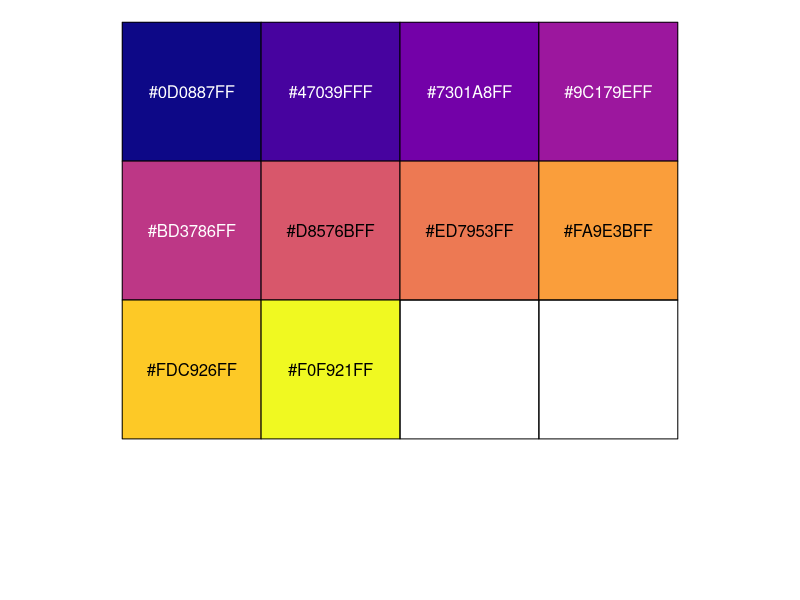

R code for this plot: (Note: this script raises an error after producing the figure.)
##########
### Script to identify and rename toxin families based on blast hits & plot ###
##########
### Packages
library(tidyverse)
library(viridis)
library(scales)
library(RColorBrewer)

### Directories
dir_path <- "C:/Users/jmcr/Documents/toxin-expression-neotropical-snakes/"
dir_data <- paste0(dir_path,"data/")
dir_plot <- paste0(dir_path,"plots/")
dir_output <- paste0(dir_path,"outputs/")

### Colour palettes
# palette
plasma<-plasma(10)
show_col(plasma)

# label colours by toxin gene family
name_vector <- c("PLA2", "SVMP", "ThreeFTXs", "CRISP", "KUNITZ", "SVSP", "PLB", "Waprin", "Cystatin", "Other")
alpha_names <- sort(name_vector)
names(plasma) <- alpha_names

###########
### Functions

## Rename toxin families
rename_genes <- function(data){
  # Remove geneFamily column and punctuation from blastHit column
  #data$blastHit <- str_replace_all(data$blastHit, "[[:punct:]]", " ")
  #data$geneFamily <- data$blastHit
  
  # venom genes
  # venom gene family grep searches
  PLA2 <- ".*[pP]hospholipase A2.*|.*PLA2.*|[bB]eta[ -][bB]ungarotoxin.*"
  SVMP <- ".*[Mm]etall.*|.*[Dd]isintegrin.*|.*Poly-His-poly.*|.*(SVMP).*"
  ThreeFTXs <- ".*[Ff][Tt][Xx].*|.*finger.*|.*(?<=fron|neuro|three[ -]finger[ -]|neuro|elapi|cobra|pseudonaja|micruro|colubri|cobro|cyto|cardio|weak[ -])toxin.*|.*Muscarinic.*|.*[Aa]ctiflagelin.*|[Kk]appa[ -]\\d*\\w*-*[bB]ungarotoxin.*|^(3FTX).+e"
  CTL <- ".*C-type [Ll]ecti.*n.*|.*Snaclec.*|.*(CTL).*"
  CRISP <- ".*[Cc]ysteine.*protein.*|.*(CRISP).*"
  KUNITZ <- ".*[kK]unitz.*|.*[Mm]ambaquaretin.*|.*BPTI.*"
  SVSP <- ".*[sS]erine[ -]protease.*|.*[Pp]rotease.*|.*[Ff]ibrinogenase.*|.*[Tt]hrombin.*|.*[Pp]lasminogen.*|.*[pP]roteinase.*|.*(SVSP).*"
  BPP <- ".*[bB]radykinin.*|.*(BPP).*"
  NGF <- ".*[gG]rowth [Ff]actor.*"
  PLB <- ".*[Pp]hospholipase[ -]B.+|.*(PLB).*"
  Waprin <- ".*[Ww]aprin.*"
  SVNP <- ".*[Nn]atriuretic[ -][Pp]eptide.*|.*(SVNP).*"
  Myotoxin <- ".*[mM]yotoxin.*|.*[cC]rotamine.*"
  LAAO <- ".*L-amino.*|.*(LAAO).*"
  Cathelicidin <- ".*Cathelicidin.*"
  NUC <- ".*5'-nucleotidase.*"
  SARAFO <- ".*[bB]ibro.*|.*[sS]arafo.*"
  Cystatin <- ".*[Cc]ystatin.*"
  Hyaluronidase <- ".*[Hh]yaluronidase.*"
  NGF <- ".*(NGF).*"
  VGF <- '.*(VEGF).*'
  svMMP <- '.*(svMMP).*'
  seMMP <- ".*(seMMP).*"
  
  # vectors
  name_vector <- c("PLA2", "SVMP", "ThreeFTXs", "CTL", "CRISP", "KUNITZ", "SVSP", "BPP", "NGF", "PLB", "Waprin", "SVNP", "Myotoxin", "LAAO", "Cathelicidin", "NUC", "SARAFO", "Cystatin", "Hyaluronidase", "svMMP", "seMMP")
  sub_vector <- c(PLA2, SVMP, ThreeFTXs, CTL, CRISP, KUNITZ, SVSP, BPP, NGF, PLB, Waprin, SVNP, Myotoxin, LAAO, Cathelicidin, NUC, SARAFO, Cystatin, Hyaluronidase, svMMP, seMMP)
  tempdf <- data.frame(name_vector, sub_vector)

  # rename in a loop
  for(i in 1:nrow(tempdf)){
    
    data$geneFamily <- gsub(tempdf[i,2], tempdf[i,1], ignore.case = TRUE, perl = TRUE, data$geneFamily)
  }
  
  ## Naming the "others"
  #name_vector <- name_vector[-length(name_vector)]   # remove last 'TBD' column from the name_vector
  name_all_toxins <- paste0(name_vector, collapse = "|") # create a single grep search for all toxins
  name_vector_topToxins <- "PLA2|SVMP|ThreeFTXs|CRISP|KUNITZ|SVSP|PLB|Waprin|Myotoxin|Crystatin"
  name_vector_otherToxins <- "CTL|BPP|NGF|Myotoxin|LAAO|Cathelicidin|NUC|SARAFO|VGF|svMMP|seMMP|Hyaluronidase|SVNP"
  
  ## 
  
  # filter df by all toxin genes that were renamed
  # Non-toxin
  data_non_toxin <- data %>% 
    filter(!grepl(name_all_toxins, geneFamily)) %>%
    mutate(geneFamily = "Non-toxin")
  
  # top 20 toxins
  data_toxin <- data %>% 
    filter(grepl(name_vector_topToxins , geneFamily)) 
  
  # all other toxins
  data_toxin_other <- data %>%
    filter(grepl(name_vector_otherToxins, geneFamily)) %>%
    mutate(geneFamily = "Other")
  
  # Join to create full renamed data frame
  renamed_data <- data_non_toxin %>%
    full_join(data_toxin) %>% 
    full_join(data_toxin_other) %>%
    mutate(genes_type = case_when(geneFamily %in% c(name_vector, "Other") ~ "Toxin",
                                  !geneFamily %in% name_vector ~ "Non-toxin")) # for plot 1

  
  return(renamed_data)
  
}

## Plot 1: total FPKM for toxin and other genes
plot_1 <- function(data, taxon_ID = NULL, save_plot = FALSE, image_type = 'pdf', path_plot = NULL){
  data_FPKM <- data %>%
    filter(eValue < 1e-4, TPM > 1) %>%
    select(taxonID, seqID, FPKM) %>% 
    group_by(taxonID, seqID) %>%  # seqID lets us grab one for each sequence
    summarize(`log2FPKM+1`=log2(FPKM+1)) 
  
  plot_dat <- data_FPKM %>%
    filter(taxonID %in% taxon_ID) %>%
    arrange(-`log2FPKM+1`) %>%
    mutate(transcript_rank= 1:n()) %>% 
    full_join(data)
  
  plot_1 <- plot_dat %>%
    ggplot(aes(x= transcript_rank, y=`log2FPKM+1`, fill = genes_type)) +
    geom_bar(stat="identity", width = 1) +
    labs(x = '', y = expression(log[2] (FPKM + 1)), title = taxon_ID) +
    scale_x_continuous(limits = c(0, 1000), expand = c(0,0)) +
    scale_y_continuous(limits = c(0,20), expand = c(0,0)) +
    scale_fill_manual(values=c("#D8D8D8", "#84201D")) +
    theme(strip.text = element_text(face = "italic"),
          plot.title = element_text(hjust = 0.5),
          panel.grid.major = element_blank(), 
          panel.grid.minor = element_blank(), 
          panel.background = element_blank(), 
          axis.line = element_line(colour = "black"),
          strip.placement = "inside",
          strip.background = element_blank(),
          strip.text.y = element_blank(),
          legend.position = "none",
          #legend.title = element_blank(),
          #legend.text = element_text(size = 42),
          axis.text.y =  element_text(size = 50),
          axis.text.x=element_blank(),
          axis.ticks.x=element_blank(),
          axis.title = element_text(size = 64))
  
  ## Save plot or just return it
  if(isTRUE(save_plot)){
    
    ## Create output directory if it doesn't exist already
    dir.create(path = normalizePath(path_plot), showWarnings = FALSE, recursive = TRUE)
    
    ## Build file name
    n <- paste(taxon_ID, "plot1", image_type, sep = ".")
    
    ggsave(filename = n,
           device = image_type,
           path = normalizePath(path_plot),
           plot = plot_1,
           units = "mm",
           width = 420,
           height = 240)
  } else {
    return(plot_1)
  }
}

## Plot 2: total FPKM for top 50 toxin genes####
plot_2 <- function(data, taxon_ID = NULL, save_plot = FALSE, image_type = 'pdf', path_plot = NULL, path_table = NULL){
  data_FPKM <- data %>%
    filter(eValue < 1e-4, TPM > 1) %>%
    select(taxonID, seqID, FPKM) %>% 
    group_by(taxonID, seqID) %>%  # seqID lets us grab one for each sequence
    summarize(`log2FPKM+1`=log2(FPKM+1)) 
  
  # plot
  plot_dat <- data_FPKM %>%
    full_join(data) %>%
    filter(taxonID %in% taxon_ID) %>%
    filter(genes_type %in% "Toxin") %>%
    arrange(-`log2FPKM+1`) %>%
    mutate(transcript_rank= 1:n())
  
  plot_2 <- plot_dat %>%
    ggplot(aes(x= transcript_rank, y=`log2FPKM+1`, fill = geneFamily)) +
    geom_bar(stat="identity") +
    #coord_cartesian(xlim = c(0,50), ylim = c(0,20)) +
    scale_x_continuous(limits = c(0,50), expand = c(0,0)) +
    scale_y_continuous(limits = c(0,20), expand = c(0,0)) +
    labs(x = 'Transcript rank', y =  expression(log[2] (FPKM + 1))) +
    theme(strip.text = element_text(face = "italic"),
          plot.title = element_text(hjust = 0.5),
          panel.grid.major = element_blank(), 
          panel.grid.minor = element_blank(), 
          panel.background = element_blank(), 
          axis.line = element_line(colour = "black"),
          strip.placement = "inside",
          strip.background = element_blank(),
          strip.text.y = element_blank(),
          legend.title = element_blank(),
          legend.text = element_text(size = 20),
          axis.text = element_text(size = 50),
          axis.title = element_text(size =64)) +
    aes(fill= geneFamily) +
    scale_fill_manual(values=plasma)  +
    facet_wrap(~taxonID, ncol = 1)
    #scale_fill_manual(values = brewcols)
  #could also use values=viridis or plasma
  
  ## Save plot or just return it
  if(isTRUE(save_plot)){
    
    ## Create output directory if it doesn't exist already
    dir.create(path = normalizePath(path_plot), showWarnings = FALSE, recursive = TRUE)
    
    ## Build file name
    n <- paste(taxon_ID, "plot2", image_type, sep = ".")
    
    ggsave(filename = n,
           device = image_type,
           path = normalizePath(path_plot),
           plot = plot_2,
           units = "mm",
           width = 420,
           height = 240)
    
    nt <- paste(taxon_ID, "plot2", "csv", sep = ".")
    
    write_csv(x = plot_dat, file = paste0(path_table, nt))
    
  } else {
    return(plot_2)
  }
}

## Plot 3: percentage expression of all toxin genes
plot_3 <- function(data, taxon_ID = NULL, save_plot = FALSE, image_type = 'pdf', path_plot = NULL, path_table = NULL){
  
  taxon_filter <- data %>%
    filter(eValue < 1e-4, TPM > 1,
           taxonID %in% taxon_ID, genes_type %in% "Toxin") 
 
  taxon_TPM <- select(taxon_filter, TPM) 
  
  sum_taxon_TPM <- sum(taxon_TPM)
  
  # plot
  plot_dat <- taxon_filter %>%
    group_by(geneFamily) %>%
    summarise(total_TPM = sum(TPM)) %>%
    mutate(percent_TPM = (total_TPM/sum_taxon_TPM)*100)
  
  plot_3 <- plot_dat %>%
    ggplot(aes(x = "", y = percent_TPM, fill = geneFamily)) +
    geom_bar(width = 1, stat = "identity") +
    coord_polar("y", start = 0) +
    ggtitle(taxon_ID) +
    theme_void() +
    theme(plot.title = element_text(vjust = 0, hjust=0.5))+
    aes(fill= geneFamily)+
    scale_fill_manual(values=plasma) 
  #could also use values=viridis or plasma
  ## Save plot or just return it
  if(isTRUE(save_plot)){
    
    ## Create output directory if it doesn't exist already
    dir.create(path = normalizePath(path_plot), showWarnings = FALSE, recursive = TRUE)
    
    ## Build file name
    n <- paste(taxon_ID, "plot3", image_type, sep = ".")
    
    ggsave(filename = n,
           device = image_type,
           path = normalizePath(path_plot),
           plot = plot_3)
    
    nt <- paste(taxon_ID, "plot3", "csv", sep = ".")
    
    write_csv(x = plot_dat, file = paste0(path_table, nt))
    
  } else {
    return(plot_3)
  }
}


###########
### Data prep

### Load data 

### I used the following code to load in each datasheet as a single file
### I then saved as an R data object, so now you can just load in that below
### If you need to load in new data, just unhash this section
d <- list.files(path = dir_data, pattern = ".mergedExpression.csv", full.names = TRUE) %>%
  set_names(str_remove(string = basename(.), pattern = ".mergedExpression.csv")) %>%
  map(read.csv, stringsAsFactors = FALSE) %>%
  bind_rows(.id = "taxonID") 

# Prep data for renaming script
d$blastHit <- str_replace_all(d$blastHit, "[[:punct:]]", " ")
d$geneFamily <- d$blastHit

## rename gene families for the combined data
dat <- rename_genes(d)


################
### OPTIONAL
### Save and load as an rds
# save as R data object
#saveRDS(object = dat, file = paste0(dir_path,"../genecounts_renamed"))

# Load in the following r data object
#dat <- readRDS(file =  paste0(dir_path,"../genecounts_renamed") )
#################

## Explore new df with renamed toxin gene families
head(dat)
unique(dat$geneFamily)

###
## Gene count summary
# Number of toxin transcripts per sample
gene_count <- dat %>%
  filter(genes_type == "Toxin") %>%
  group_by(taxonID, geneFamily) %>%
  summarize(toxin_count = n())

print(as_tibble(gene_count), n = 50)

# save table in outputs folder
write.table(gene_count, file = paste0(dir_output, "number_toxin_transcripts.csv"), sep = ",", col.names = TRUE, row.names = FALSE)
##


### Plotting
################################################################################

##
## Save each plot for each sample
# for saving all samples
samples <- unique(dat$taxonID)

# save plots Total transcript expression (FPKM) of venom transcriptomes
for(i in samples){
  print(paste("Saving plot for ", i))
  
  plot_1(data = dat,  
         taxon_ID = i, # name of sample you want to plot
         save_plot = TRUE, # do you want to save plot to a dir?
         image_type = 'png', # file type for saving
         path_plot = dir_plot) # path to plots dir
  
}

## Save plots for plot_2 and plot_3

for(i in samples){
  print(paste("Saving plot for ", i))
  
  plot_2(data = dat,  
         taxon_ID = i, 
         save_plot = TRUE, 
         image_type = 'png', 
         path_plot = dir_plot,
         path_table = dir_output)
  
  plot_3(data = dat,  
         taxon_ID = i, 
         save_plot = TRUE, 
         image_type = 'png', 
         path_plot = dir_plot,
         path_table = dir_output)
  
}

##
sessionInfo()
##
